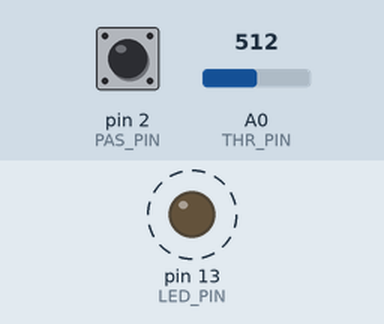
Recording of a sketch running on a simulated Arduino Uno, built with avr-gcc and run on an emulated ATmega328P. On the bench: output pins drawn as LEDs (lit = HIGH). Dashed ring = blinking. The test bench sets the inputs (shaded band); at power-on: A0 (THR_PIN) = 512, pin 2 (PAS_PIN) HIGH.

Above: at 0.97 s.
1.3 s: A0 (THR_PIN) set to 245
At 1.53 s:
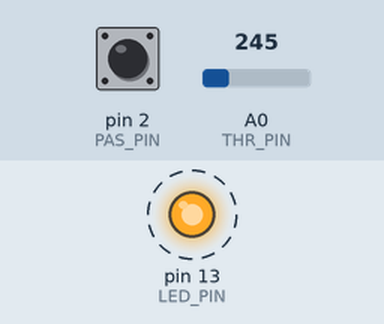
4.3 s: A0 (THR_PIN) set to 226
At 4.8 s:
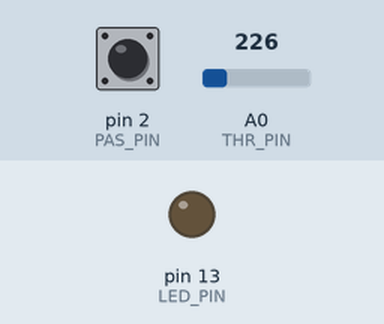
5.8 s: pin 2 (PAS_PIN) pulled LOW for 0.4 s
At 7.1 s:
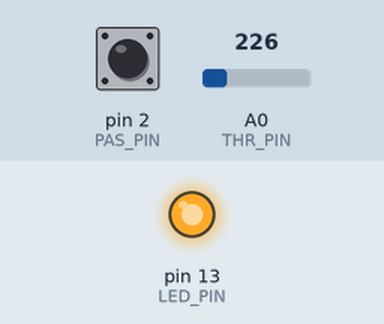
7.7 s: pin 2 (PAS_PIN) pulled LOW for 3.2 s
At 8.2 s:
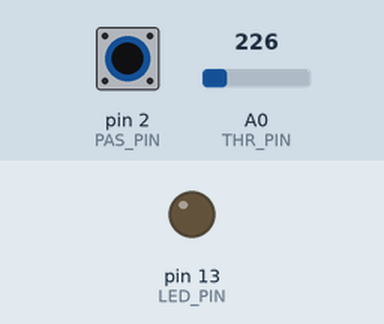
Timing chart, 0 to 12.4 s (numbered marks = the images above; inputs shaded):
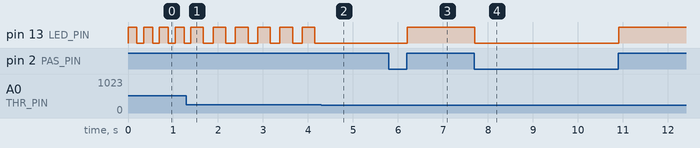

Measured:
- the behaviour switches between 236 and 235 on A0 (THR_PIN) (found by bisection; images 1 and 2)
- after the input at 1.3 s, pin 13 (LED_PIN): alternates HIGH for 0.28 s and LOW for 0.21 s, starting after 0.38 s
- after the input at 4.3 s, pin 13 (LED_PIN): stops changing and stays LOW
- after the input at 5.8 s, pin 13 (LED_PIN): LOW → HIGH after 0.40 s
- after the input at 7.7 s, pin 13 (LED_PIN): HIGH → LOW at once, → HIGH 3.2 s later
- by itself, pin 13 (LED_PIN): alternates HIGH for 0.20 s and LOW for 0.15 s

The sketch:

throttle_to_pas.ino
```cpp
/******************************************************************
Created with PROGRAMINO IDE for Arduino - 17.05.2023 | 10:21:23
Project     :
Libraries   :
Author      :  Chris74

Description :  e-bike throttle to PAS - Arduino Uno/Nano
- Simulation pedalage et envoi au controleur

Code and info on Github : https://github.com/Chris741233/throttle-to-PAS


Doc PAS ebikes.ca (Signal Types for Basic PAS Sensors) :
- https://ebikes.ca/learn/pedal-assist.html
Doc PAS on pedelecforum.de
- https://www.pedelecforum.de/forum/index.php?threads/funktionsweise-digitaler-pas-sensoren-details-fuer-interessierte.9539/


Discussion Cyclurba (Soupaloignon) :
- https://cyclurba.fr/forum/741850/arduino-l-assistance-d-un-vae.html?from=11&discussionID=31032&messageID=741850&rubriqueID=87
- https://cyclurba.fr/forum/738995/fonctionnent-capteurs-pn-dalage.html?discussionID=5512

Other source : Pedelecs forum
- https://www.pedelecs.co.uk/forum/threads/how-to-add-a-throttle-to-a-carrera-vengeance-e-spec.31483/


******************************************************************/


// -------- GPIO Arduino Uno/Nano --------------

const int THR_PIN = 0;   // -- THROTTLE A0

const int PAS_PIN = 2;   // -- PAS Hall D2, sans resistance (cf INPUT_PULLUP) + Interrupt

const int LED_PIN = 13;  // -- LED et CONTROLER in (D13 = LED_BUILTIN)


// -------- SETTING CONSTANTS ------------------------


// -- throttle setting (cf debug Serial in loop)
const int   tr_min    = 220;    // throttle min - marge ajoutee dans map()
const int   tr_max    = 856;    // throttle max - marge deduite dans map()
const int tr_margin   = 15;     // marge (margin) throttle avant envois signal PWM  et en deduction de tr_max

// -- reglages nb. d'aimants et simulation RPM pedalage
const int   nb_magnets  = 6;      // nb. d'aimants (nb. of magnets) sur le disque du PAS (default 6p)
const int   slow_rpm  = 20;     // simulation RPM pedalier min (default 20 rpm)
const int   fast_rpm  = 60;     // simulation RPM pedalier max (default 60 rpm)

// -- setting duty-cycle high signal, cf doc ebikes.ca : https://ebikes.ca/learn/pedal-assist.html
// -- attention var float : si nombre entier ajouter au moins une decimal .0 Par exemple 60% indiquer 60.0% !!
const float duty_cycle = 56.70;  // % duty high (56.70% on my PAS, type varied width, but 57.0% (or 60.00% ?) must be Ok


// ******** Calcul constantes : ne pas modifier a partir d'ici ! ***********
// **************************************************************

// ne pas enlever les decimales aux chiffres entiers !
const int slow_pas = (1000.0 / (slow_rpm / 60.0 * nb_magnets)) * (duty_cycle/100);   // Signal PAS high lent en ms, % duty_cycle
const int fast_pas = (1000.0 / (fast_rpm / 60.0 * nb_magnets)) * (duty_cycle/100);   // Signal PAS high rapide en ms, % duty_cycle

// calc ratio low (high/low), round 2 decimale
const float t1 = duty_cycle / (100 - duty_cycle);
const float ratio_low = floor(100*t1+0.5)/100; // round decimal to 2 digit (10 for 1 digit)

// -- expl. periode PWM ; 60Rpm / 60sec = 1Rps. 1Rps / 6poles =  1sec / 6 = 0.166 ou 166ms
// -- duty cycle 56.7% de 166ms = 94ms high
// -- ratio_low = percent / (100 - percent); // en duty high 56.75%  = ~1.30


// -------- GLOBAL VARIABLES ----------------------

unsigned long start = 0;           // timer

volatile bool throt_on = false;    // throttle in use = false au boot
volatile bool pas_on   = false;    // test interrupt PAS


// -------- MAIN PROG ----------------------

void setup() {
    Serial.begin(115200);

    pinMode(LED_PIN, OUTPUT);
    pinMode(THR_PIN, INPUT);

    pinMode(PAS_PIN, INPUT_PULLUP);  // PAS Hall, sans ajout de résistance, signal à 1 devant aimant

    digitalWrite(LED_PIN, LOW);      // signal led/controleur sur Low au boot

    // -- Interrupt pedaling : appel "isr_pas" sur signal CHANGE
    attachInterrupt(digitalPinToInterrupt(PAS_PIN), isr_pas, CHANGE);


    // attention, ne pas mettre d'instruction "delay" ici (et dans le loop egalement) !
    // no delay() here !

}


void loop()
{
    int val = analogRead(THR_PIN); // lit la valeur analogique du throttle
    //Serial.println(val);         // debug val throttle : env. 210 au min et 860 au max sur mon montage


    // map val : Plus on appuie sur le throttle plus le signal PAS high doit etre court !
    int duty = map(val, tr_min+tr_margin, tr_max-tr_margin, slow_pas, fast_pas);

    //Serial.println(duty);             // debug duty
    //Serial.println(t1, 5);            // debug ratio
    //Serial.println(ratio_low, 5);     // debug ratio

    // juste pour tester l'interrupt ...
    if (pas_on) {
        //Serial.println(" signal changed");
        pas_on = false;
    }

    // si throttle en fonction on simule un signal PAS, fréquence et duty selon throttle
    if (val > tr_min + tr_margin) {

        throt_on = true;

        // Signal high
        start = millis();
        while (millis() - start <= duty) {
            if (val > tr_min + tr_margin) digitalWrite(LED_PIN, HIGH);
        }
        // Signal low ( ratio calcule dans constantes)
        start = millis();
        while (millis() - start <= duty / ratio_low) {
            if (val > tr_min + tr_margin) digitalWrite(LED_PIN, LOW);
        }
    }
    else throt_on = false;


    // No delay() here !

} // end loop


// -- ISR - appel interrupt
// - simple replication des signaux du PAS vers le controleur lors du mode pedalage sans appuyer sur le throttle
void isr_pas() {

    pas_on = true;

    // replication du pedalge seulement si le throttle n'est pas en fonction
    if (throt_on == false) {

        if (digitalRead(PAS_PIN) == HIGH) digitalWrite(LED_PIN, HIGH);
        else  digitalWrite(LED_PIN, LOW);
        //Serial.println("pedalage..."); // pour debug, eviter si possible un serial dans une interruption
    }

} // endfunc
```
